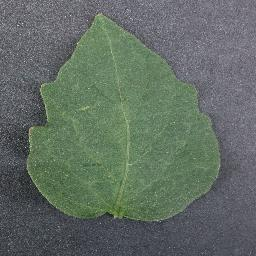
#> input picture data/samples/classification/lab_plantvillage/Tomato___healthy/sample_000.jpg, 256 x 256 px, found by its file name
$ jupyter execute 01_prac01_opencv_preprocessing.ipynb
#> lines starting #> are read from the running program, lines starting #| are printed output that depends on the picture
### src/transforms.py
"""
src/transforms.py
-----------------
Image preprocessing, normalization, and data augmentation pipelines.
Covers syllabus requirements for Unit I (color spaces, resizing, normalization)
and Unit II (spatial and photometric augmentations for CNN generalization).
Provides pure-Python/PIL/PyTorch fallbacks for universal portability.
"""

from typing import Tuple, Optional, Dict, Any, List
import random
import numpy as np
import torch
from PIL import Image, ImageEnhance

IMAGENET_MEAN = [0.485, 0.456, 0.406]
IMAGENET_STD = [0.229, 0.224, 0.225]


class Compose:
    """Sequential transform compositor."""
    def __init__(self, transforms: List[Any]):
        self.transforms = transforms

    # [4 lines left out: function __call__, not called in this run]


class Resize:
    def __init__(self, size: Tuple[int, int]):
        self.size = size

    def __call__(self, img: Image.Image) -> Image.Image:
        return img.resize(self.size, Image.BILINEAR)


class RandomHorizontalFlip:
    def __init__(self, p: float = 0.5):
        self.p = p

    # [4 lines left out: function __call__, not called in this run]


class RandomVerticalFlip:
    def __init__(self, p: float = 0.3):
        self.p = p

    # [4 lines left out: function __call__, not called in this run]


class RandomRotation:
    def __init__(self, degrees: float = 15.0):
        self.degrees = degrees

    def __call__(self, img: Image.Image) -> Image.Image:
        angle = random.uniform(-self.degrees, self.degrees)
        return img.rotate(angle, resample=Image.BILINEAR)


class ColorJitter:
    def __init__(self, brightness: float = 0.2, contrast: float = 0.2):
        self.brightness = brightness
        self.contrast = contrast

    # [8 lines left out: function __call__, not called in this run]


class ToTensor:
    # [5 lines left out: function __call__, not called in this run]


class Normalize:
    def __init__(self, mean: List[float] = IMAGENET_MEAN, std: List[float] = IMAGENET_STD):
        self.mean = torch.tensor(mean, dtype=torch.float32).view(-1, 1, 1)
        self.std = torch.tensor(std, dtype=torch.float32).view(-1, 1, 1)

    def __call__(self, tensor: torch.Tensor) -> torch.Tensor:
        return (tensor - self.mean) / self.std


# [24 lines left out: function get_classification_transforms, not called in this run]


def convert_color_space(image: np.ndarray, mode: str = "RGB") -> np.ndarray:
    """
    Converts image between standard color representations (Unit I: RGB, Grayscale, HSV, LAB).
    """
    pil_img = Image.fromarray(image) if isinstance(image, np.ndarray) else image

    if mode.upper() == "GRAYSCALE":
        return np.array(pil_img.convert("L"))
    elif mode.upper() == "HSV":
        return np.array(pil_img.convert("HSV"))
    elif mode.upper() == "RGB":
        return np.array(pil_img.convert("RGB"))
    elif mode.upper() == "LAB":
        try:
            import cv2
            rgb = np.array(pil_img.convert("RGB"))
            return cv2.cvtColor(rgb, cv2.COLOR_RGB2LAB)
        except Exception:
            # Fallback LAB approximation
            rgb = np.array(pil_img.convert("RGB"), dtype=np.float32) / 255.0
            r, g, b = rgb[..., 0], rgb[..., 1], rgb[..., 2]
            l_channel = np.clip(0.299 * r + 0.587 * g + 0.114 * b, 0.0, 1.0) * 255.0
            a_channel = np.clip(0.5 + 0.5 * (r - g), 0.0, 1.0) * 255.0
            b_channel = np.clip(0.5 + 0.5 * (g - b), 0.0, 1.0) * 255.0
            return np.stack([l_channel, a_channel, b_channel], axis=-1).astype(np.uint8)
    else:
        raise ValueError(f"Unsupported color mode: {mode}")


# [12 lines left out: function denormalize_tensor, not called in this run]

### notebooks/01_prac01_opencv_preprocessing.ipynb
# Practical 1: Image Representation, Color Spaces & Preprocessing
**Course:** CSE471 — Deep Learning for Computer Vision
**Unit:** Unit I (Introduction to Computer Vision & Image Representation) | **CO:** CO1
**Problem Statement Context:** SIH26131 — Crop Foliar Image Preprocessing & Color Space Transformation

---

## 1. Theoretical Foundations
In digital computer vision, an image is represented as a multidimensional tensor $I \in \mathbb{R}^{H 	imes W 	imes C}$:
- $H$: Height (rows)
- $W$: Width (columns)
- $C$: Channels (e.g., 3 for RGB/HSV/LAB, 1 for Grayscale)

### Color Spaces in Precision Agriculture:
1. **RGB (Red, Green, Blue):** Standard additive representation captured by CMOS sensor Bayer filters.
2. **Grayscale:** Luminance representation based on ITU-R BT.601 perceptual weighting:
   $$Y = 0.299R + 0.587G + 0.114B$$
3. **HSV (Hue, Saturation, Value):** Separates chromaticity (Hue: green leaf vs. yellow/brown lesion) from illumination variations (Value), making it robust to fluctuating sunlight in crop fields.
4. **LAB ($L^*, a^*, b^*$):** Perceptually uniform color space where $a^*$ represents the Green-Red axis and $b^*$ represents the Blue-Yellow axis.

[cell 1]
import sys
from pathlib import Path
import numpy as np
import matplotlib.pyplot as plt
from PIL import Image

# Ensure repository root is on sys.path
REPO_ROOT = Path.cwd().parent if Path.cwd().name == "notebooks" else Path.cwd()
sys.path.insert(0, str(REPO_ROOT))

from src.transforms import convert_color_space

print(f"[✓] Root path: {REPO_ROOT}")

## 2. Load Agricultural Sample Images
We load a healthy leaf and an early blight diseased leaf with necrotic lesions.

[cell 2]
# Load samples from data/samples/
healthy_path = REPO_ROOT / "data" / "samples" / "classification" / "lab_plantvillage" / "Tomato___Healthy" / "sample_000.jpg"
diseased_path = REPO_ROOT / "data" / "samples" / "classification" / "lab_plantvillage" / "Tomato___Early_Blight" / "sample_000.jpg"

img_healthy = np.array(Image.open(healthy_path).convert("RGB"))
#> img_healthy is the input picture: shape (256, 256, 3); mean R, G, B 97.6, 109, 100.1
img_diseased = np.array(Image.open(diseased_path).convert("RGB"))
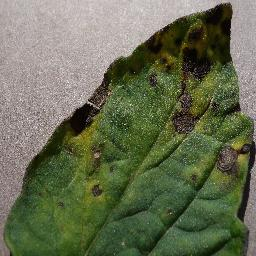
#> input picture data/samples/classification/lab_plantvillage/Tomato___Early_blight/sample_000.jpg, 256 x 256 px, found by its file name
#> img_diseased is the input picture: shape (256, 256, 3); mean R, G, B 102.5, 108.8, 82.1

fig, axes = plt.subplots(1, 2, figsize=(10, 5))
axes[0].imshow(img_healthy)
axes[0].set_title("Healthy Tomato Leaf (RGB)")
axes[0].axis("off")

axes[1].imshow(img_diseased)
axes[1].set_title("Diseased Leaf: Early Blight (RGB)")
axes[1].axis("off")
plt.tight_layout()
plt.show()
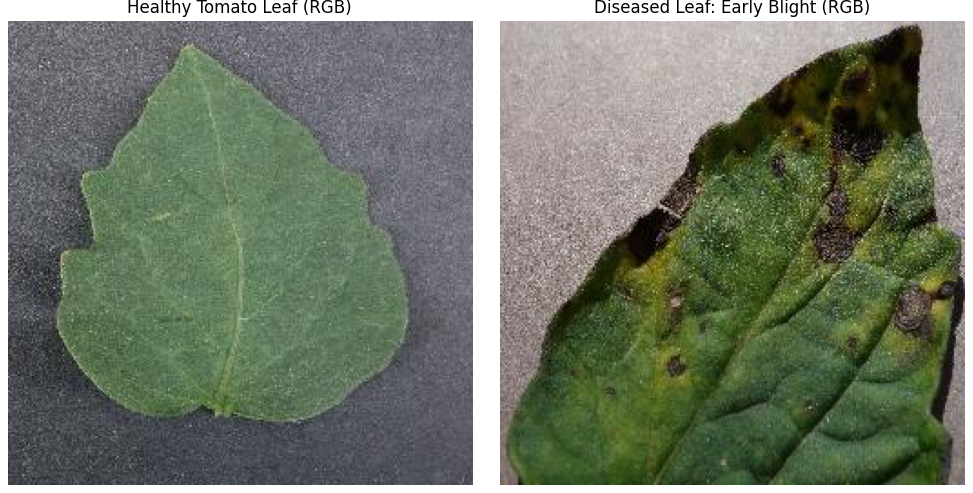
#> figure drawn by matplotlib, 2 panels

## 3. Color Space Decomposition (RGB, Grayscale, HSV, LAB)
We analyze the diseased leaf across various color representations.

[cell 3]
gray = convert_color_space(img_diseased, "GRAYSCALE")
#> in convert_color_space, `return np.array(pil_img.convert("L"))`:
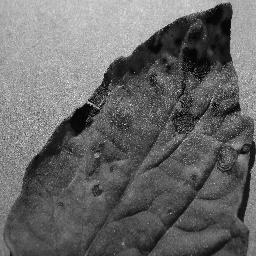
#> returned value: shape (256, 256); min 0, max 253, mean 103.9
hsv = convert_color_space(img_diseased, "HSV")
#> call 2 of convert_color_space, with mode = 'HSV'
#> in convert_color_space (call 2), `return np.array(pil_img.convert("HSV"))`:
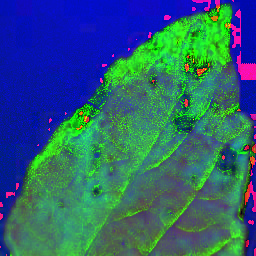
#> returned value: shape (256, 256, 3); mean of channels 0, 1, 2 44.5, 96.3, 112.9; drawn as R, G, B
lab = convert_color_space(img_diseased, "LAB")
#> in convert_color_space (call 3), `return cv2.cvtColor(rgb, cv2.COLOR_RGB2LAB)`: returned value: shape (256, 256, 3); mean of channels 0, 1, 2 112.5, 120.6, 142.4

fig, axes = plt.subplots(2, 2, figsize=(10, 10))
axes[0, 0].imshow(img_diseased)
axes[0, 0].set_title("Original RGB")
axes[0, 0].axis("off")

axes[0, 1].imshow(gray, cmap="gray")
axes[0, 1].set_title("Grayscale (Luminance)")
axes[0, 1].axis("off")

axes[1, 0].imshow(hsv)
axes[1, 0].set_title("HSV Color Space")
axes[1, 0].axis("off")

axes[1, 1].imshow(lab)
axes[1, 1].set_title("CIE LAB Color Space")
axes[1, 1].axis("off")

plt.tight_layout()
plt.show()

## 4. Color Channel Histograms: Healthy vs. Diseased Foliage
Notice the shift in the Green and Red channels due to necrotic lesion pigments and chlorophyll loss.

[cell 4]
fig, axes = plt.subplots(1, 2, figsize=(14, 5))
colors = ('r', 'g', 'b')

for i, col in enumerate(colors):
    hist_h, _ = np.histogram(img_healthy[..., i], bins=64, range=(0, 256))
    hist_d, _ = np.histogram(img_diseased[..., i], bins=64, range=(0, 256))
    axes[0].plot(hist_h, color=col, label=f"Channel {col.upper()}")
    axes[1].plot(hist_d, color=col, label=f"Channel {col.upper()}")

axes[0].set_title("Healthy Leaf Pixel Intensity Distribution")
axes[0].set_xlabel("Pixel Value (0-255)")
axes[0].set_ylabel("Frequency")
axes[0].legend()
axes[0].grid(True, alpha=0.3)

axes[1].set_title("Diseased Leaf Pixel Intensity Distribution")
axes[1].set_xlabel("Pixel Value (0-255)")
axes[1].set_ylabel("Frequency")
axes[1].legend()
axes[1].grid(True, alpha=0.3)

plt.tight_layout()
plt.show()
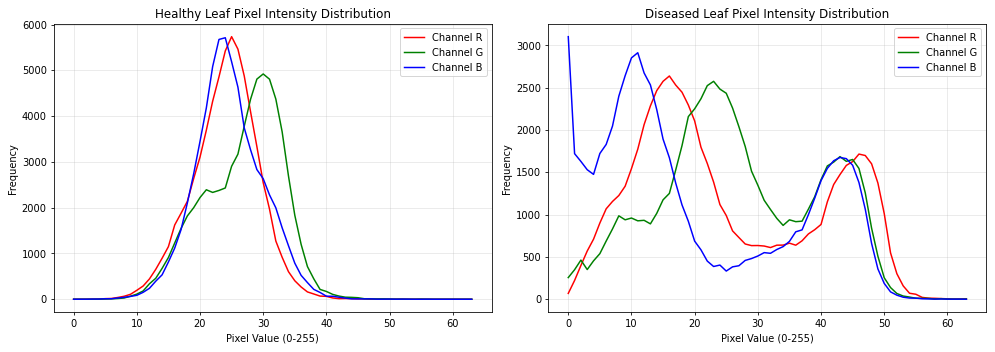
#> figure drawn by matplotlib, 2 panels; panel 1: curve peaks at x = 25, y = 5735; panel 1: curve peaks at x = 30, y = 4920; panel 1: curve peaks at x = 24, y = 5711; panel 2: curve peaks at x = 16, y = 2639

## 5. Summary & Practical Observations
1. **Luminance vs. Chrominance:** Grayscale conversion captures general leaf geometry and structural veins but loses discriminatory chlorosis (yellow halo) signatures.
2. **HSV Utility:** Hue cleanly separates background clutter and necrotic lesions from viable chlorophyll green foliage.
3. **Implications for Deep CNNs:** Feeding 3-channel normalized RGB tensors allows CNN kernels to learn joint spatial-chromatic representations crucial for early disease classification.
